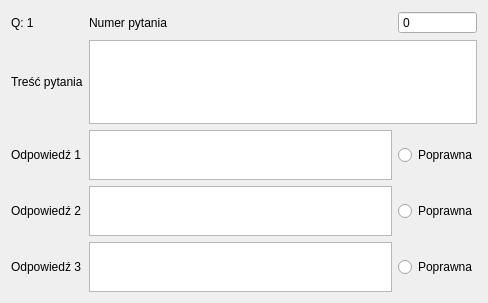
<?xml version="1.0" encoding="UTF-8"?>
<ui version="4.0">
 <class>Question</class>
 <widget class="QWidget" name="Question">
  <property name="geometry">
   <rect>
    <x>0</x>
    <y>0</y>
    <width>488</width>
    <height>303</height>
   </rect>
  </property>
  <property name="windowTitle">
   <string>Form</string>
  </property>
  <layout class="QGridLayout" name="gridLayout_2">
   <item row="0" column="0">
    <layout class="QGridLayout" name="gridLayout">
     <item row="2" column="0">
      <widget class="QLabel" name="label">
       <property name="text">
        <string>Treść pytania</string>
       </property>
      </widget>
     </item>
     <item row="2" column="1" colspan="2">
      <widget class="QPlainTextEdit" name="text"/>
     </item>
     <item row="3" column="0">
      <widget class="QLabel" name="label_2">
       <property name="text">
        <string>Odpowiedź 1</string>
       </property>
      </widget>
     </item>
     <item row="3" column="1">
      <widget class="QPlainTextEdit" name="answerA">
       <property name="maximumSize">
        <size>
         <width>16777215</width>
         <height>50</height>
        </size>
       </property>
      </widget>
     </item>
     <item row="3" column="2">
      <widget class="QRadioButton" name="correctA">
       <property name="text">
        <string>Poprawna</string>
       </property>
      </widget>
     </item>
     <item row="4" column="0">
      <widget class="QLabel" name="label_3">
       <property name="text">
        <string>Odpowiedź 2</string>
       </property>
      </widget>
     </item>
     <item row="4" column="1">
      <widget class="QPlainTextEdit" name="answerB">
       <property name="maximumSize">
        <size>
         <width>16777215</width>
         <height>50</height>
        </size>
       </property>
      </widget>
     </item>
     <item row="4" column="2">
      <widget class="QRadioButton" name="correctB">
       <property name="text">
        <string>Poprawna</string>
       </property>
      </widget>
     </item>
     <item row="5" column="2">
      <widget class="QRadioButton" name="correctC">
       <property name="text">
        <string>Poprawna</string>
       </property>
      </widget>
     </item>
     <item row="5" column="1">
      <widget class="QPlainTextEdit" name="answerC">
       <property name="maximumSize">
        <size>
         <width>16777215</width>
         <height>50</height>
        </size>
       </property>
      </widget>
     </item>
     <item row="5" column="0">
      <widget class="QLabel" name="label_4">
       <property name="text">
        <string>Odpowiedź 3</string>
       </property>
      </widget>
     </item>
     <item row="0" column="2">
      <widget class="QSpinBox" name="number">
       <property name="buttonSymbols">
        <enum>QAbstractSpinBox::NoButtons</enum>
       </property>
      </widget>
     </item>
     <item row="0" column="1">
      <widget class="QLabel" name="label_5">
       <property name="text">
        <string>Numer pytania</string>
       </property>
      </widget>
     </item>
     <item row="0" column="0">
      <widget class="QLabel" name="index">
       <property name="text">
        <string>Q: 1</string>
       </property>
      </widget>
     </item>
    </layout>
   </item>
  </layout>
 </widget>
 <tabstops>
  <tabstop>number</tabstop>
  <tabstop>text</tabstop>
  <tabstop>answerA</tabstop>
  <tabstop>answerB</tabstop>
  <tabstop>answerC</tabstop>
  <tabstop>correctA</tabstop>
  <tabstop>correctB</tabstop>
  <tabstop>correctC</tabstop>
 </tabstops>
 <resources/>
 <connections/>
</ui>
